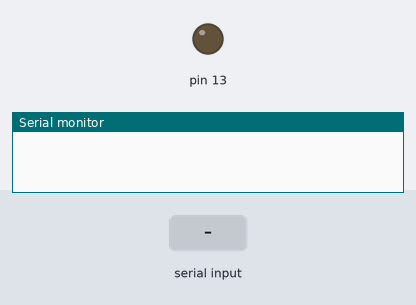
Bench run of a sketch on a simulated Arduino Uno, built with avr-gcc and run on an emulated ATmega328P. Shown: output pins drawn as LEDs (lit = HIGH), the last lines printed to the serial monitor. Dashed ring = blinking. The test bench sets the inputs (shaded band).

Above: at 1.2 s.
1.3 s: "2" received over Serial
At 1.42 s:
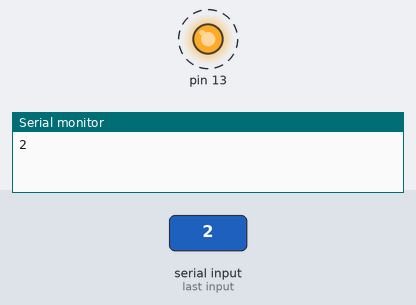
Timing chart, 0 to 4.3 s (numbered marks = the images above; inputs shaded):
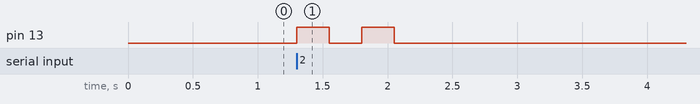

Measured:
- after the input at 1.3 s, pin 13: alternates HIGH for 0.25 s and LOW for 0.25 s, 4 changes in all, then stays LOW, starting at once

The sketch:

serial_test.ino
```cpp
int incomingByte = 0;

void setup(){
	Serial.begin(9600);
	pinMode(13,OUTPUT);
	digitalWrite(13,LOW);
}
void loop(){

	while(Serial.available()>0){
		incomingByte = Serial.read();
		if(incomingByte<(int)'1') continue;
		if(incomingByte>(int)'9') continue;
		Serial.write(incomingByte);
		incomingByte=incomingByte-(int)'0';
		while(incomingByte>0){
			digitalWrite(13,HIGH);
			delay(250);
			digitalWrite(13,LOW);
			delay(250);
			incomingByte--;
		}
	}
}
```
